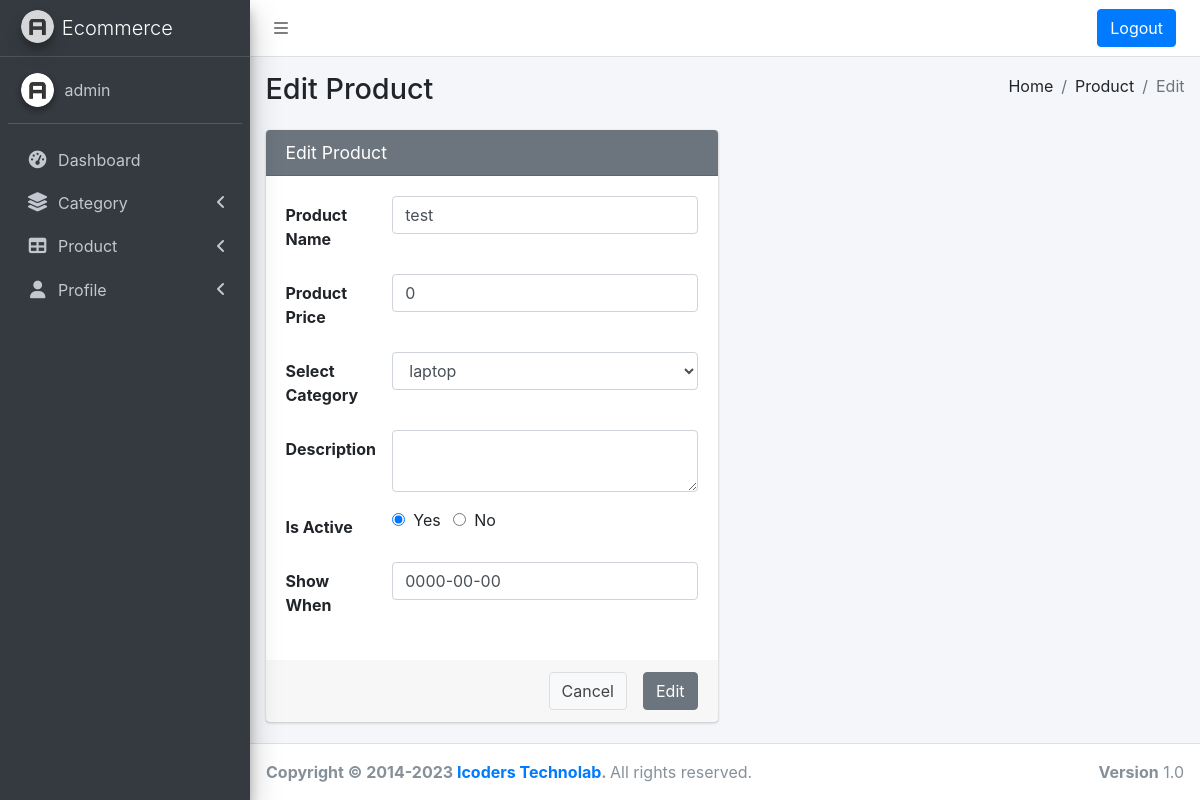
/admin/edit_product.php?edit_id=1 (signed in), run on the app's committed database.
### tables this page shows
CREATE TABLE `product` (
  `id` int(11) NOT NULL,
  `product_name` varchar(255) NOT NULL,
  `product_price` int(11) NOT NULL,
  `parent_category_id` int(11) NOT NULL,
  `description` text NOT NULL,
  `is_active` int(1) NOT NULL,
  `show_when` varchar(10) NOT NULL
);

CREATE TABLE `category` (
  `id` int(11) NOT NULL,
  `parent_category_id` int(11) NOT NULL,
  `category_name` varchar(100) NOT NULL
);

### admin/edit_product.php (the view, shortened to what this page needs)
<?php
  require_once 'include/connection.php';
  if(isset($_GET['edit_id'])){
    $edit_id = $_GET['edit_id'];
    $qry1   = "select * from product where id='$edit_id'";
    $res1   = mysqli_query($con,$qry1);
    $row1   = mysqli_fetch_array($res1);
  }
?>
<!DOCTYPE html>
<html lang="en">
  <head>
    <?php
      require_once 'include/headerscript.php';
    ?>
  </head>
  <body class="hold-transition sidebar-mini">
    <div class="wrapper">
      <?php
        require_once 'include/header.php';
      ?>
      <div class="content-wrapper">
        <section class="content-header">
          <div class="container-fluid">
            <div class="row mb-2">
              <div class="col-sm-6">
                <h1>Edit Product</h1>
              </div>
              <div class="col-sm-6">
                <ol class="breadcrumb float-sm-right">
                  <li class="breadcrumb-item">Home</li>
                  <li class="breadcrumb-item">Product</li>
                  <li class="breadcrumb-item active">Edit</li>
                </ol>
              </div>
            </div>
          </div>
        </section>
        <section class="content">
          <div class="container-fluid">
            <div class="row">
              <div class="col-md-6">
                <div class="card card-secondary">
                  <div class="card-header">
                    <h3 class="card-title">Edit Product</h3>
                  </div>
                  <form method="post" id="product_form" class="form-horizontal">
                    <div class="card-body">
                      <div class="form-group row">
                        <label class="col-sm-3 col-form-label">Product Name</label>
                        <div class="col-sm-9">
                          <input type="text" name="product_name" class="form-control" value="<?php echo $row1['product_name']; ?>" placeholder="Enter Product Name">
                        </div>
                      </div>
                      <div class="form-group row">
                        <label class="col-sm-3 col-form-label">Product Price</label>
                        <div class="col-sm-9">
                          <input type="text" name="product_price" class="form-control price" value="<?php echo $row1['product_price']; ?>" placeholder="Enter Price">
                        </div>
                      </div>
                      <div class="form-group row">
                        <label class="col-sm-3 col-form-label">Select Category</label>
                        <div class="col-sm-9">
                          <select name="parent_category_id" class="form-control">
                            <?php
                              $parent_category_id = $row1['parent_category_id'];
                              $qry2 = "select * from category";
                              $res2 = mysqli_query($con,$qry2);
                              while($row2 = mysqli_fetch_array($res2)){
                            ?>
                            <option class="dropdown-item" value="<?php echo $row2['id']; ?>" <?php if($parent_category_id == $row2['id']){echo "selected"; } ?>><?php echo $row2['category_name']; ?>
                            </option>
                            <?php } ?>
                          </select>
                        </div>
                      </div>
                      <div class="form-group row">
                        <label for="description" class="col-sm-3 col-form-label">Description</label>
                        <div class="col-sm-9">
                          <textarea name="description" id="address" class="form-control ckeditor"><?php echo $row1['description']; ?></textarea>
                        </div>
                      </div>
                      <div class="form-group row">
                        <label class="col-sm-3 col-form-label">Is Active</label>
                          <div class="col-sm-9">
                            <input type="radio" name="is_active" id="exampleRadios1" value="1" class="mr-2" <?php if($row1["is_active"] == "1"){echo "checked";} ?>/>Yes
                            <input type="radio" name="is_active" id="exampleRadios1" value="0" class="ml-2 mr-2" <?php if($row1["is_active"] == "0"){echo "checked"; } ?>/>No
                        </div>
                      </div>
                      <div class="form-group row">
                        <label class="col-sm-3 col-form-label">Show When</label>
                        <div class="col-sm-9">
                          <input type="text" name="show_when" id="show_when" value="<?php echo $row1['show_when']; ?>" class="form-control price" data-inputmask-inputformat="dd/mm/yyyy" data-mask>
                        </div>
                      </div>
                    </div>
                    <div class="card-footer">
                      <button type="submit" name="update" class="btn btn-secondary float-right ml-3">Edit</button>
                      <button type="button" onClick="document.location.href='display_category.php'" class="btn btn-default float-right">Cancel</button>
                    </div>
                  </form>
                </div>
              </div>
            </div>
          </div>
        </section>
      </div>
      <footer class="main-footer">
        <?php
          require_once "include/footer.php";
        ?>
      </footer>
    </div>
  </body>
</html>

### data on the page
product: product_name "test", product_price "0", parent_category_id "laptop", is_active "☑", show_when "0000-00-00"

### other printed values
$_SESSION['first_name'] "admin"
